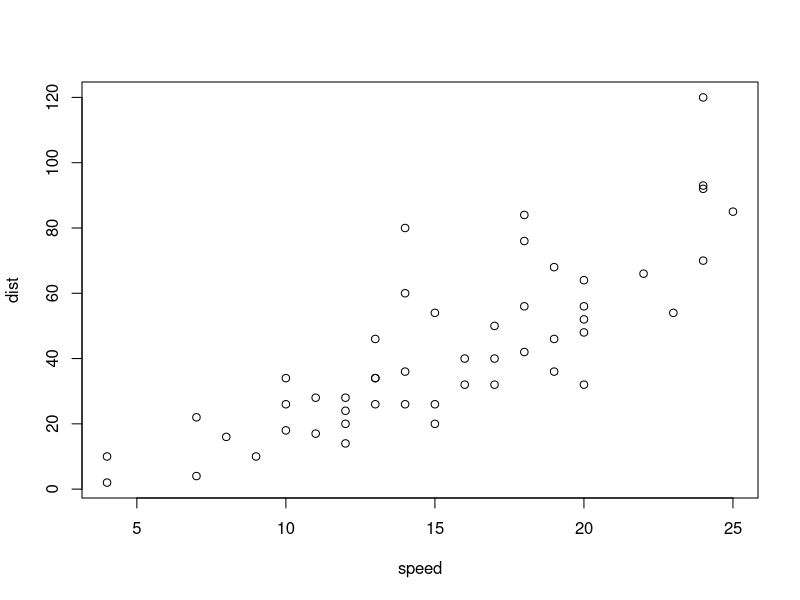
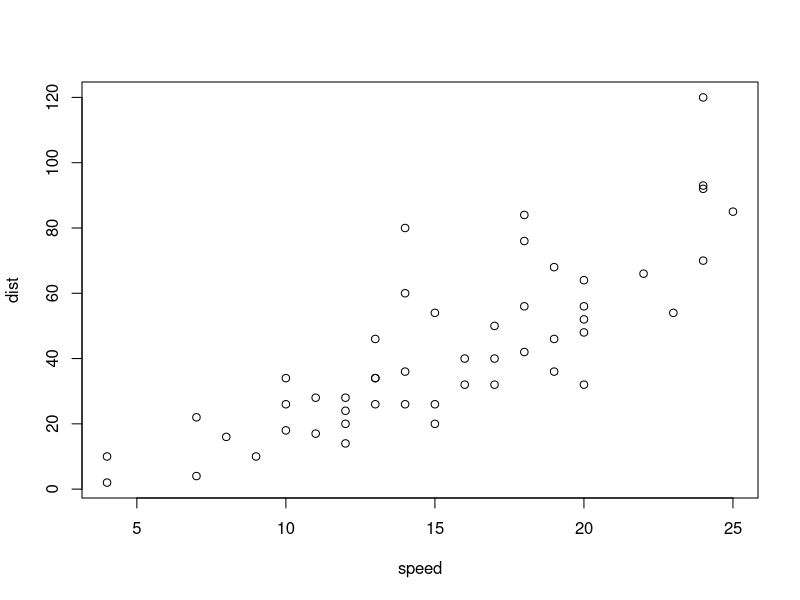
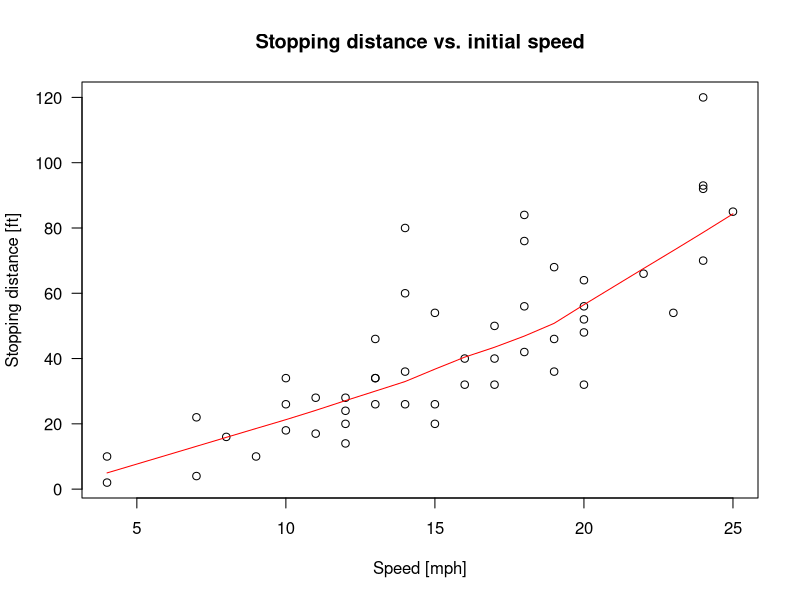
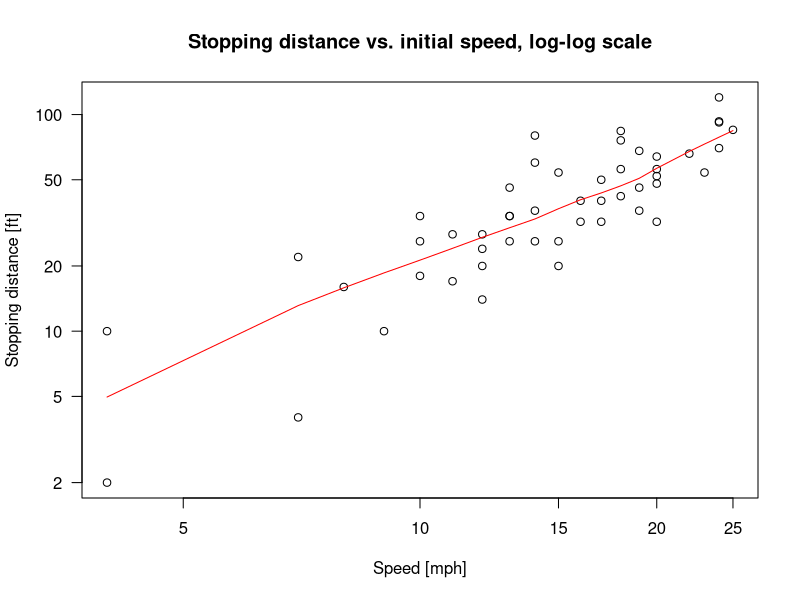
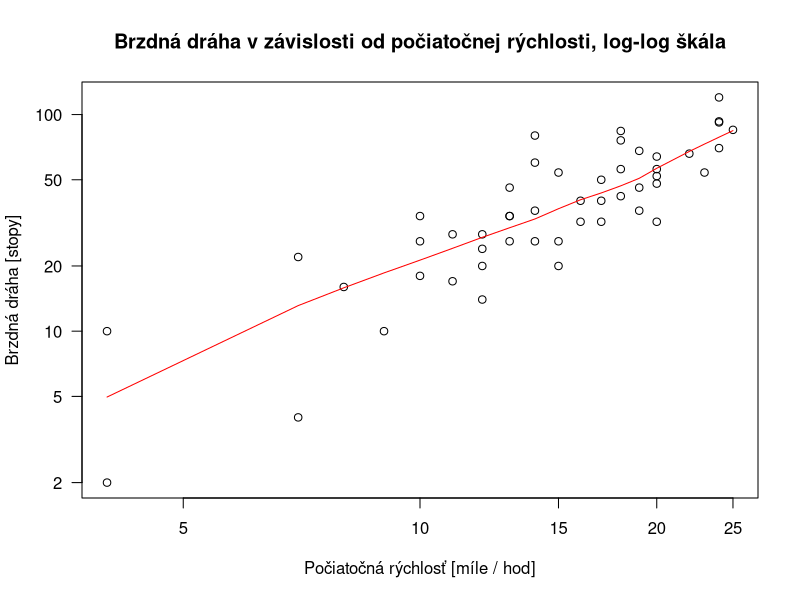
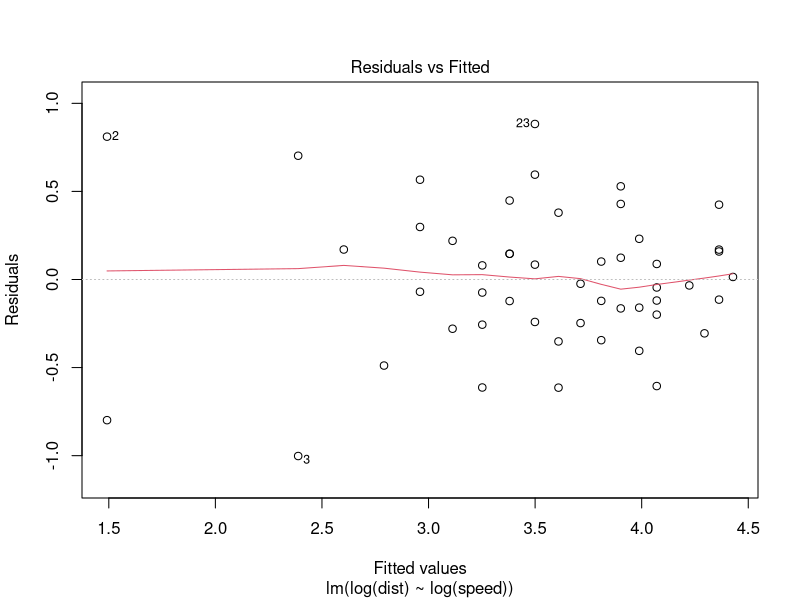
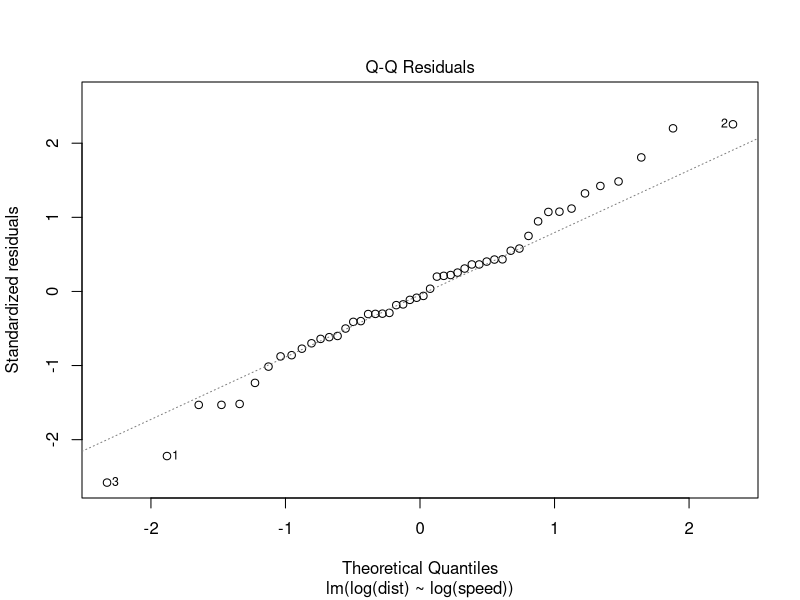
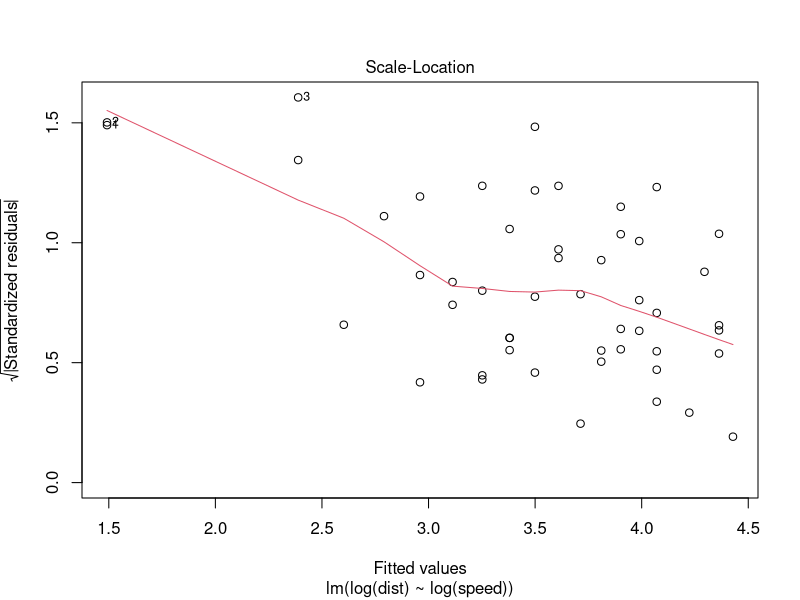

Write the R code that produced these figures, in order.
## ---- chunk 1
plot(cars)
## ---- chunk 2
head(cars)
## ---- chunk 3
cars
## ---- chunk 4
plot(cars)
## ---- chunk 5
cairo_pdf("CarPlot.pdf")
plot(cars)
dev.off()
## ---- chunk 6
plot(cars, xlab = "Speed [mph]", ylab = "Stopping distance [ft]", las = 1)
lines(lowess(cars$speed, cars$dist, f = 2/3, iter = 3), col = "red")
title(main="Stopping distance vs. initial speed")
## ---- chunk 7
plot(cars, xlab = "Speed [mph]", ylab = "Stopping distance [ft]", las = 1, log = "xy")
lines(lowess(cars$speed, cars$dist, f = 2/3, iter = 3), col = "red")
title(main="Stopping distance vs. initial speed, log-log scale")
## ---- chunk 8
plot(cars, xlab = "Počiatočná rýchlosť [míle / hod]", ylab = "Brzdná dráha [stopy]", las = 1, log = "xy")
lines(lowess(cars$speed, cars$dist, f = 2/3, iter = 3), col = "red")
title(main="Brzdná dráha v závislosti od počiatočnej rýchlosti, log-log škála")
## ---- chunk 9
fmL <- lm(log(dist) ~ log(speed), data = cars)
summary(fmL)
plot(fmL)
